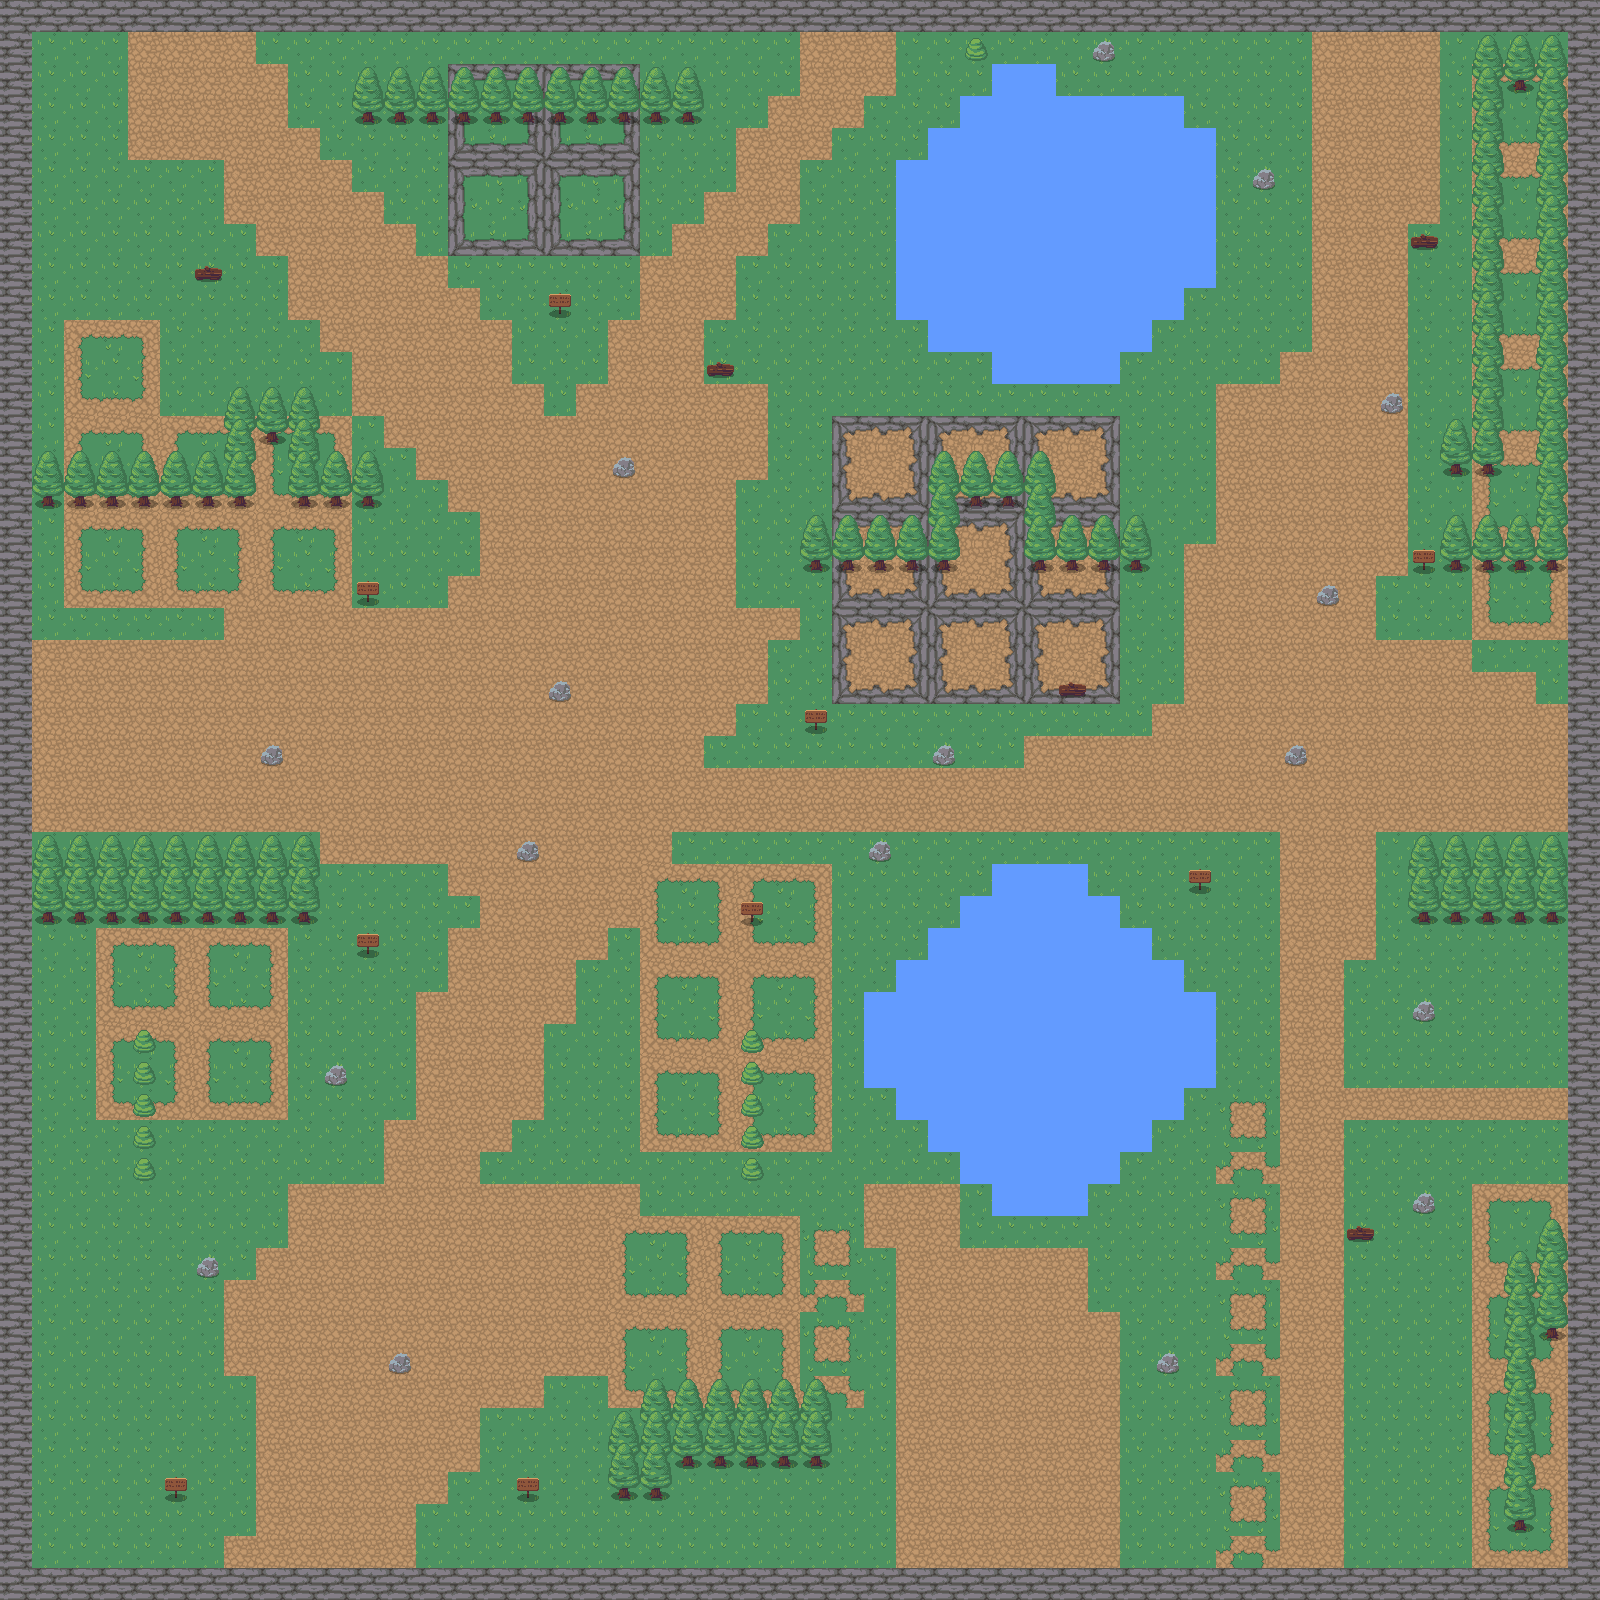

The image is a tile-based game level rendered from a .tmx file. Its description and source (layers, tilesets, objects; grid data summarised) follow:
An orthogonal 50x50 tile map with 32x32 px tiles, 3 tile layers (Tile Layer 3, Tile Layer 2, Tile Layer 1).

<map version="1.8" tiledversion="1.8.5" orientation="orthogonal" renderorder="right-down" width="50" height="50" tilewidth="32" tileheight="32" infinite="0" nextlayerid="5" nextobjectid="1">
 <tileset firstgid="1" name="nature" tilewidth="32" tileheight="32" tilecount="180" columns="20">
  <image source="nature.png" width="641" height="288" />
 </tileset>
 <layer id="3" name="Tile Layer 3" width="50" height="50">
  <data>[2500 cells, 2145 non-empty, 35 distinct tile ids]</data>
 </layer>
 <layer id="2" name="Tile Layer 2" width="50" height="50">
  <data>[2500 cells, 590 non-empty, 10 distinct tile ids]</data>
 </layer>
 <layer id="1" name="Tile Layer 1" width="50" height="50">
  <data>[2500 cells, 0 non-empty, 0 distinct tile ids]</data>
 </layer>
</map>
